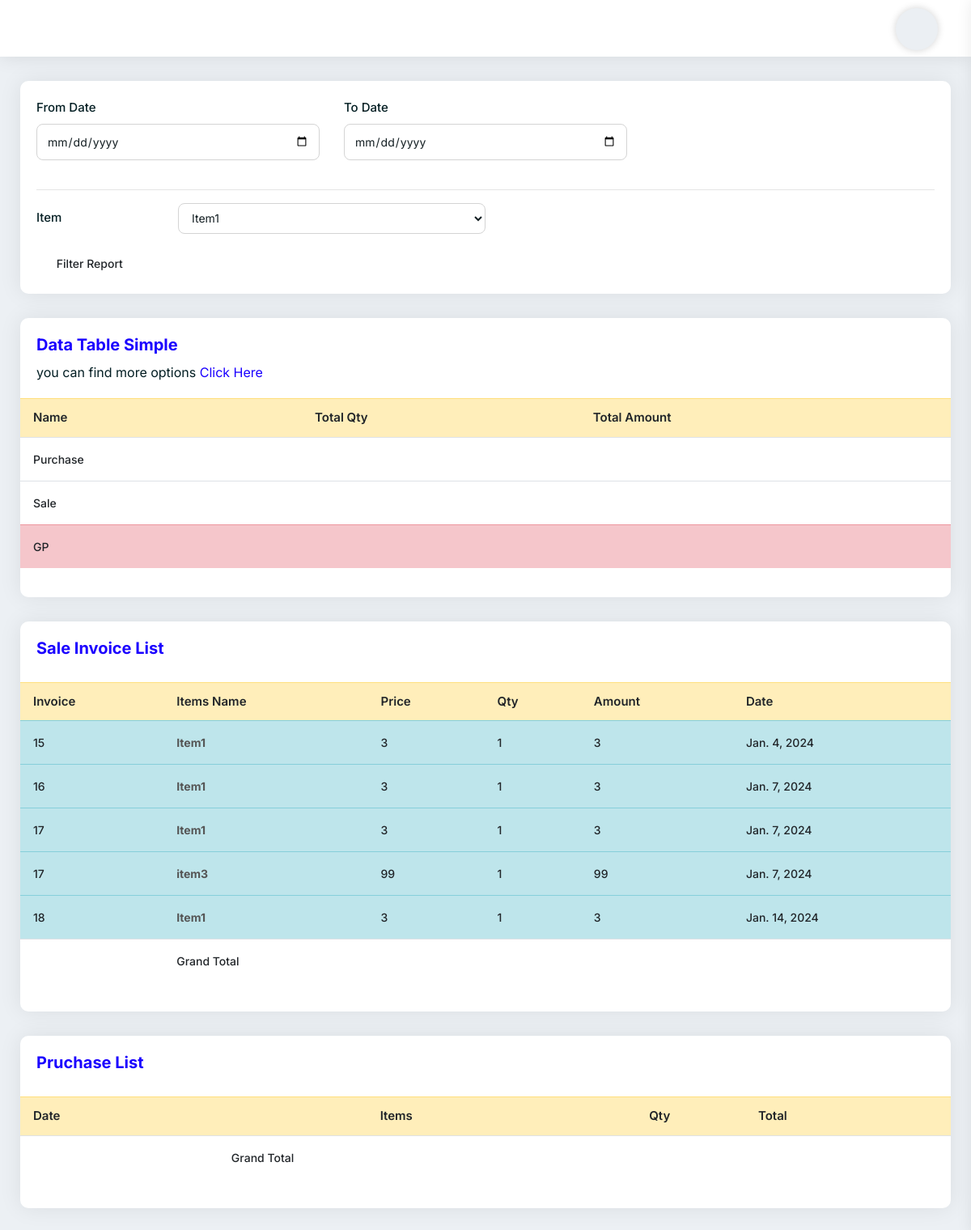
/GPView, run on an earlier commit of the app's database.
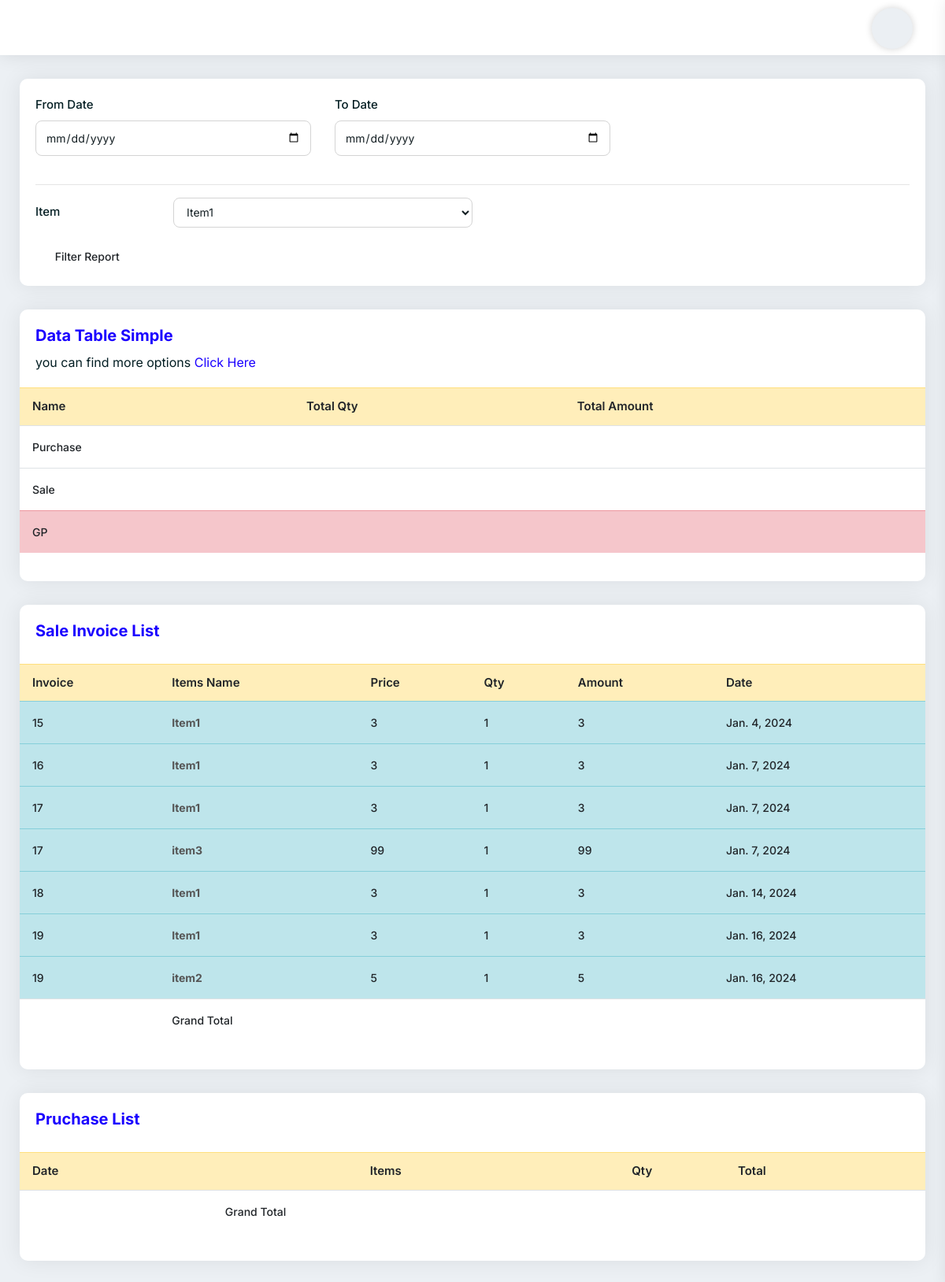
And on a later commit of the database.
### myapp/models.py (models this page shows, shortened)
class CartProduct(models.Model):
    cart = models.ForeignKey(Cart, on_delete=models.CASCADE)
    product = models.ForeignKey(Items, on_delete=models.CASCADE)
    rate = models.PositiveIntegerField()
    quantity = models.PositiveIntegerField()
    subtotal = models.PositiveIntegerField()
    remain_balance = models.IntegerField()
    created_at = models.DateField(auto_now_add=True)

class Cart(models.Model):
    staff = models.ForeignKey(User, on_delete=models.SET_NULL, null=True, blank=True)
    total = models.PositiveIntegerField(default=0)
    tax = models.PositiveIntegerField(default=0)
    super_total = models.PositiveIntegerField(default=0)
    created_at = models.DateTimeField(auto_now_add=True)
    def __str__(self):
        return str(self.id)

class Items(models.Model):
    item_name = models.CharField(max_length=225)
    category = models.CharField(max_length=225)
    pruchase_price = models.FloatField(default=0.00)
    sell_price = models.FloatField(default=0.00)
    balance_qty = models.IntegerField(default=0)
    barcode_id = models.CharField(max_length=225,blank=True, null=True)
    photo = models.ImageField(upload_to='', blank=True, null=True)
    itm_description = models.CharField(max_length=225,blank=True, null=True)
    def __str__(self):
        return self.item_name

### myapp/views.py (the view, shortened to what this page needs)
# urls.py: path('GPView', GPView.as_view(), name='GPView'),
class GPView(View):
    def get(self,request):
        cart_product = CartProduct.objects.all()
        purchase_item = PurchaseList.objects.all()
        item = Items.objects.all()
        context = {
            'item':item,
            'cart_product':cart_product,
            'purchase_item':purchase_item,
        }
        return render(request, 'gp_report.html', context)

### templates/gp_report.html (shortened to what the changed rows need)
{% extends 'base.html' %}
{% block content %}
<div class="card-box mb-30">
    <div class="pb-20">
        <table class="data-table table stripe hover nowrap">
            <thead>
            <tr class="table-warning">
                <th class="table-plus datatable-nosort">Name</th>
                <th>Total Qty</th>
                <th>Total Amount</th>
            </tr>
            </thead>
        </table>
    </div>
</div>
<div class="card-box mb-30">
    <div class="pb-20">
        <table
                class="table hover data-table-export nowrap"
        >
            <thead>
            <tr class="table-warning">
                <th class="table-plus datatable-nosort">Invoice</th>
                <th>Items Name</th>
                <th>Price</th>
                <th>Qty</th>
                <th>Amount</th>
                <th>Date</th>
            </tr>
            </thead>
            <tbody>
            {% for p in cart_product %}
            <tr class="table-info">
                <td class="table-plus">{{p.cart}}</td>
                <td><a href="#"><strong>{{p.product}}</strong></a></td>
                <td>{{p.rate}}</td>
                <td>{{p.quantity}}</td>
                <td>{{p.subtotal}}</td>
                <td>{{p.created_at}}</td>
            </tr>
            {% endfor %}
            </tbody>
        </table>
    </div>
</div>
<div class="card-box mb-30">
    <div class="pb-20">
        <table
                class="table hover data-table-export nowrap"
        >
            <thead>
            <tr class="table-warning">
                <th>Date</th>
                <th class="text-center">Items</th>
                <th class="text-center">Qty</th>
                <th>Total</th>
            </tr>
            </thead>
        </table>
    </div>
</div>
{% endblock content %}

What changed in the data, as far as the page shows it:
added CartProduct: cart "19", product "Item1", rate "3", quantity "1", subtotal "3", created_at "Jan. 16, 2024"
added CartProduct: cart "19", product "item2", rate "5", quantity "1", subtotal "5", created_at "Jan. 16, 2024"
